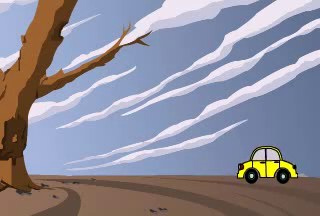
#> input picture frame 8 of FilmAudioProgram/video/videos/car.mp4, 320 x 216 px
$ python extract_colours.py
#> lines starting #> are read from the running program, lines starting #| are printed output that depends on the picture; after the words box and inside, x2 and y2 are one past the last pixel; in counts of white or black regions, pixels touching at a corner belong together
'''
Created on May 29, 2015

@author: Mitali
'''

# this works!

import cv2
import numpy as np

cap = cv2.VideoCapture('videos/car.mp4')

while(1):

    # take each frame
    _, frame = cap.read()
#> frame is the input picture: shape (216, 320, 3); mean B, G, R 153.3, 140.7, 142.4

    # convert BGR to HSV
    hsv = cv2.cvtColor(frame, cv2.COLOR_BGR2HSV)
#> hsv: shape (216, 320, 3); mean H, S, V 84.6, 78.2, 170.9

    # define range of blue in HSV
    lower_blue = np.array([110,50,50])
    upper_blue = np.array([130,255,255])

    # threshold hsv image to get only blue
    mask = cv2.inRange(hsv, lower_blue, upper_blue)
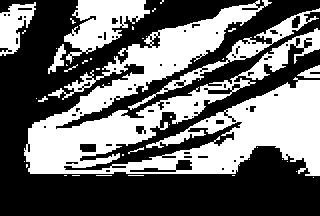
#> mask: shape (216, 320); 42.1% white; 43 white regions (34 under 20 px), largest, box (x1, y1, x2, y2) and area: (24, 0, 320, 176) 23114, (64, 0, 150, 64) 2597, (128, 8, 320, 110) 1689

    # bitwise-and mask with original image
    res = cv2.bitwise_and(frame,frame,mask=mask)
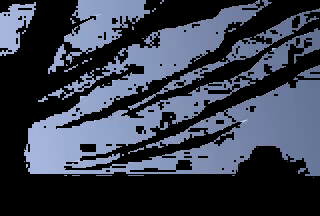
#> res: shape (216, 320, 3); mean B, G, R 76.7, 61.9, 55.5

    cv2.imshow('frame', frame)
    cv2.imshow('mask', mask)
    cv2.imshow('res', res)
    k = cv2.waitKey(5) & 0xFF
#> (key Esc is pressed here)
    if k == 27:
        break

cv2.destroyAllWindows()

$ run again, starting later in the video
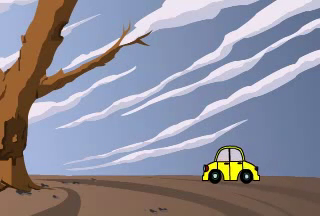
#> input picture frame 39 of FilmAudioProgram/video/videos/car.mp4, 320 x 216 px
#> frame is the input picture: shape (216, 320, 3); mean B, G, R 153.4, 140.6, 142.2
#> hsv: shape (216, 320, 3); mean H, S, V 84.7, 78.4, 170.9
#> `mask = cv2.inRange(hsv, lower_blue, upper_blue)`:
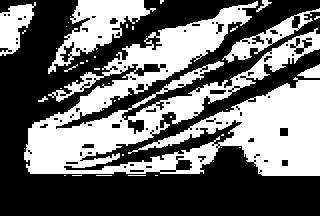
#> mask: shape (216, 320); 42.6% white; 41 white regions (33 under 20 px), largest, box (x1, y1, x2, y2) and area: (24, 1, 320, 176) 23873, (48, 0, 156, 74) 2850, (222, 8, 320, 63) 1123
#> `res = cv2.bitwise_and(frame,frame,mask=mask)`:
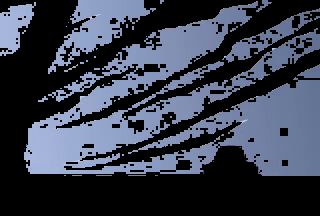
#> res: shape (216, 320, 3); mean B, G, R 77.4, 62.3, 55.8

$ run again, starting later in the video
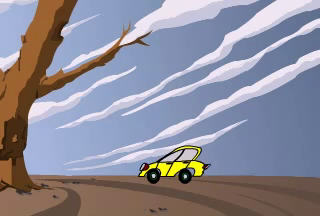
#> input picture frame 70 of FilmAudioProgram/video/videos/car.mp4, 320 x 216 px
#> frame is the input picture: shape (216, 320, 3); mean B, G, R 152.7, 140.1, 141.8
#> hsv: shape (216, 320, 3); mean H, S, V 84.7, 78.6, 170.3
#> `mask = cv2.inRange(hsv, lower_blue, upper_blue)`:
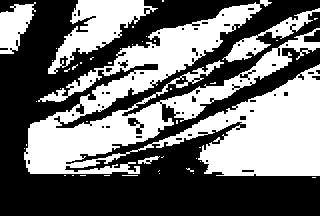
#> mask: shape (216, 320); 44.2% white; 43 white regions (38 under 20 px), largest, box (x1, y1, x2, y2) and area: (24, 0, 320, 176) 24936, (48, 0, 158, 74) 3072, (222, 8, 320, 62) 1154, (0, 2, 36, 54) 1129, (138, 156, 160, 164) 80
#> `res = cv2.bitwise_and(frame,frame,mask=mask)`:
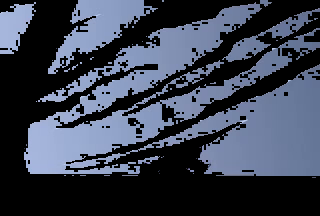
#> res: shape (216, 320, 3); mean B, G, R 80.1, 64.6, 57.8
